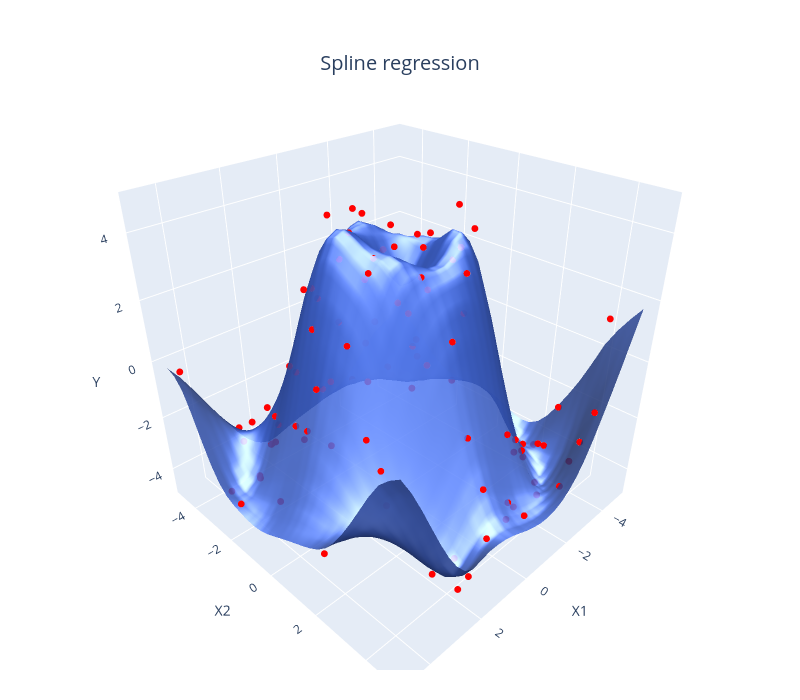

The cell this chart's notebook holds for it:
### Code cell
fig, model = plot_3d_spline_regression(filename='./beamer/images/3d_spline.png')
